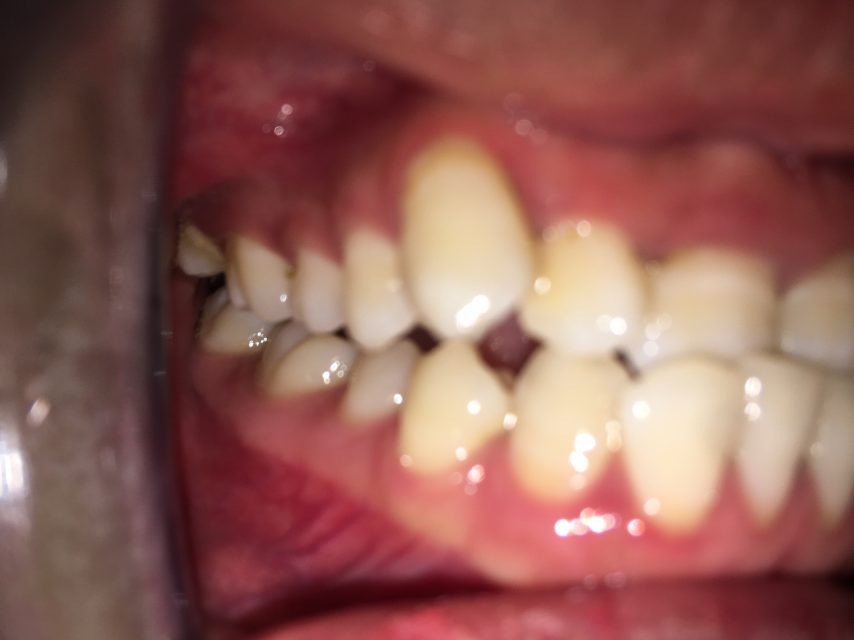
#> input picture images/8A0000.jpg, 2560 x 1920 px (shown at 1/3 size); its folder holds 4 pictures in this run
$ python cropper.py
#> lines starting #> are read from the running program, lines starting #| are printed output that depends on the picture
### readImage.py
import numpy as np
import PIL
from PIL import Image
from os import listdir

size = (0,0)

def readImage(image_name):
#> called with image_name = 'images/8A0000.jpg'
    image = Image.open(image_name)
#> image is the input picture: PIL image 2560x1920 RGB; mean R, G, B 144.3, 93.3, 85.5
    size = (int(image.size[0]/5), int(image.size[1]/5))
#> size = (512, 384)
    # print(size)
    resized_image = image.resize((size))
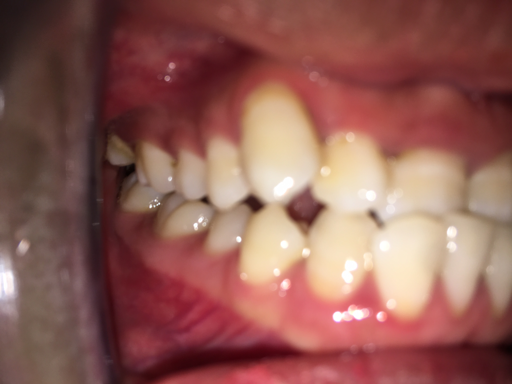
#> resized_image: PIL image 512x384 RGB; mean R, G, B 144.3, 93.3, 85.5
    resized_image.load()
    data = np.array(resized_image)
    data = image2vector(data)
    return data

# load all images in direc
def loadImageFromFile(directory):
    loaded_images = list()
    image_names = list()
    for filename in sorted(listdir(directory)):
        if filename == '.DS_Store':
            continue
        img_data = readImage(directory + '/'+ filename)
        # store loaded image
        loaded_images.append(img_data)
        image_names.append(filename)
#> pass 2 of the loop in loadImageFromFile, `for filename in sorted(listdir(directory)):`:
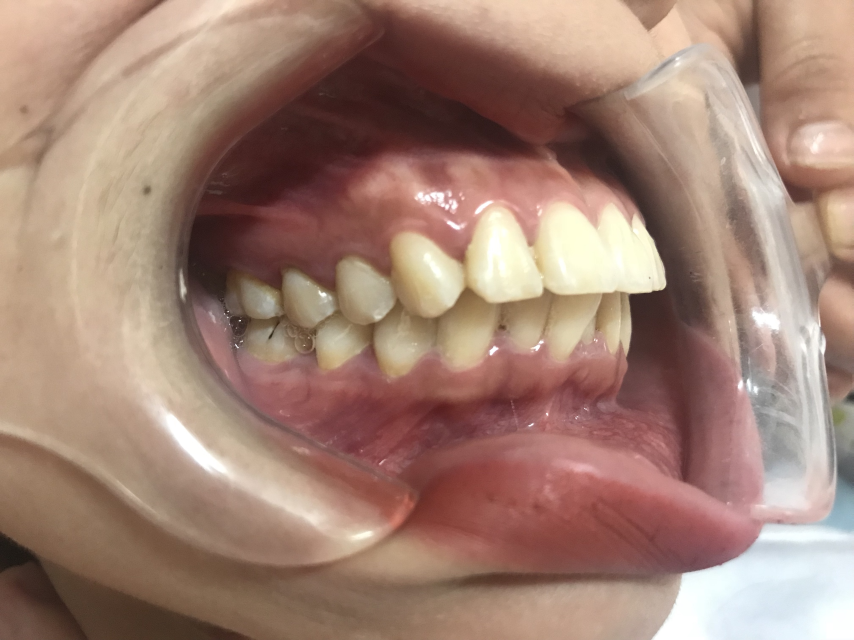
#> input picture images/8A0001 (1).jpg, 2560 x 1920 px (shown at 1/3 size)
#> in readImage, image is the input picture: PIL image 2560x1920 RGB; mean R, G, B 162, 130.4, 116.2
#> in readImage (call 2), `resized_image = image.resize((size))`:
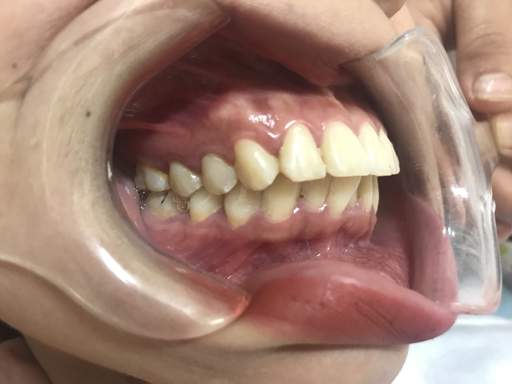
#> resized_image: PIL image 512x384 RGB; mean R, G, B 162, 130.4, 116.2
#> pass 3 of the loop in loadImageFromFile, `for filename in sorted(listdir(directory)):`:
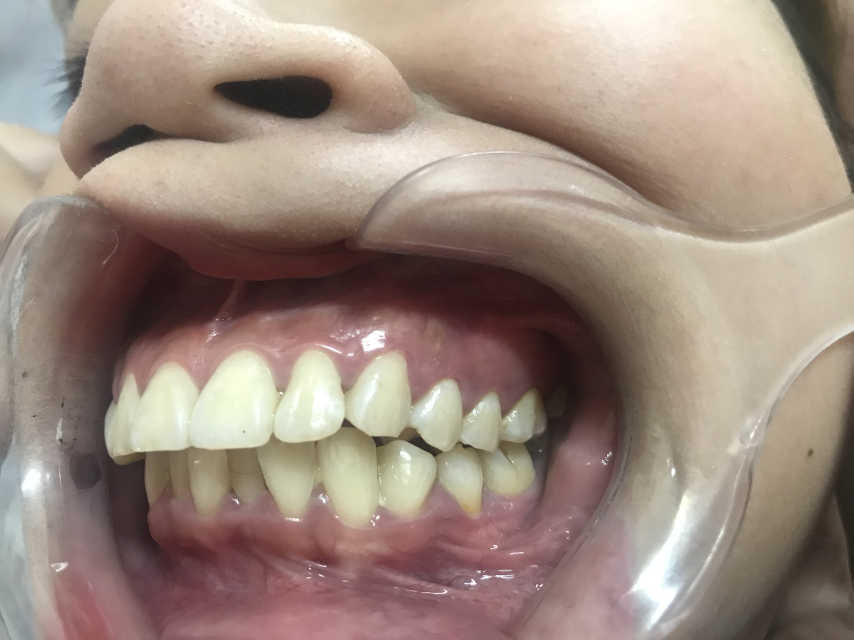
#> input picture images/8A0001 (2).jpg, 2560 x 1920 px (shown at 1/3 size)
#> in readImage, image is the input picture: PIL image 2560x1920 RGB; mean R, G, B 156.5, 138.4, 126.9
#> in readImage (call 3), `resized_image = image.resize((size))`:
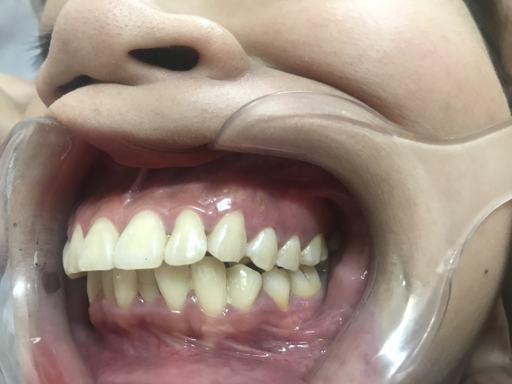
#> resized_image: PIL image 512x384 RGB; mean R, G, B 156.5, 138.4, 126.9
#> the loop made 4 passes; the first 3 are shown
        # print('> loaded %s %s' % (filename, img_data.shape))
    return loaded_images, image_names

def image2vector(image):
    """
    Argument:
    image -- a numpy array of shape (length, height, depth)

    Returns:
    v -- a vector of shape (length*height, depth)
    """
    v = image.reshape( image.shape[0] * image.shape[1], image.shape[2])
    return v

# [9 lines left out: functions data2Image, data2ImageGS, not called in this run]
# [4 lines of commented-out code are left out]

### cropper.py
import sys
sys.path.append('/usr/local/lib/python3.7/site-packages')
import cv2
import numpy as np
import csv
from readImage import *
from picture_fuzzy_clustering import *


def read_matrixCSV(image_name):
    matrix = np.zeros((n*K,3))
    with open('results/membership_matrixs/' + image_name[:-4] + '.csv') as f:
        readCSV = csv.reader(f, delimiter = ',')
        matrix = np.asarray(list(readCSV), dtype = float)
    return matrix.reshape((size[1],size[0],K,3))

def cropper():
    cropped_datas = list()
    cropped_matrixs = list()
    print('cropping ...')
    loaded_images, image_names = loadImageFromFile('images')
    with open('crop.csv') as f:
#> (reads crop.csv from the repository)
        readCSV = csv.reader(f, delimiter = ',')
        i = 0
        for row in readCSV:
            index = int(row[4])
            x = int(int(row[0]) / 5)
            y = int(int(row[1]) / 5)
            width = int(int(row[2])/5)
            height = int(int(row[3])/5)
            data = loaded_images[index]
            tmp = np.zeros((384,512))
            tmp[y:y+height,x:x+width] = 1
            tmp = np.reshape(tmp,(384*512))
            # print(tmp.shape)
            # print(tmp)
            with open( 'cropper/tmps/tmp' + str(i) + '.csv', "w+") as f:
                csv_write = csv.writer(f, delimiter = ',')
                csv_write.writerow(tmp)


            cropped_data = data.reshape(size[1],size[0],3)[y:y+height,x:x+width,:]
            # print(cropped_data.shape)
            cropped_datas.append(cropped_data)

            matrix = read_matrixCSV(image_names[index])
            cropped_matrix = matrix[y:y+height,x:x+width,:,:]
            cropped_matrixs.append(cropped_matrix)
            # print(cropped_matrix.shape)
            save_cropper(cropped_data, cropped_matrix, i)
            i += 1
    print("crop done!")
    return cropped_datas, cropped_matrixs

def save_cropper(data, matrix, i):
    image = data2Image(data)
    image.save('cropper/datas/crop' + str(i) + '.jpg')
    matrix = np.reshape(matrix, (matrix.shape[0] * matrix.shape[1], matrix.shape[2], matrix.shape[3]))
    with open( 'cropper/matrixs/' + str(i) + '.csv', "w+") as f:
        csv_write = csv.writer(f, delimiter = ',')
        for j in range(matrix.shape[0]):
            csv_write.writerows(matrix[j])

if __name__ == "__main__":
#> (the run stopped early here; a loop or call above may not have finished)
